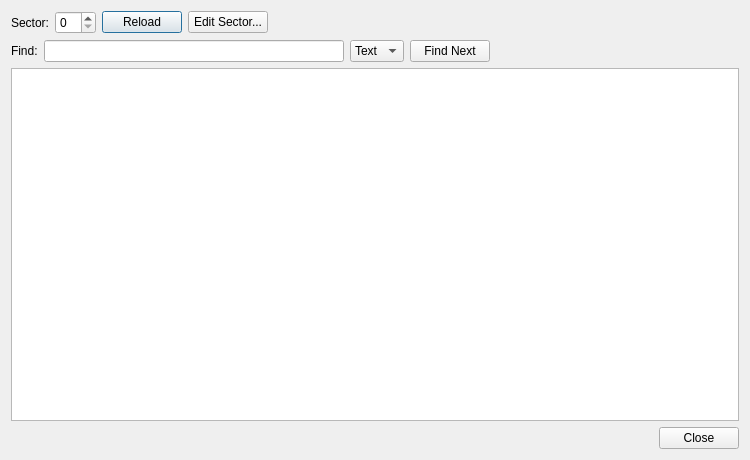
<?xml version="1.0" encoding="UTF-8"?>
<ui version="4.0">
 <class>SectorInspectorDialog</class>
 <widget class="QDialog" name="SectorInspectorDialog">
  <property name="geometry">
   <rect>
    <x>0</x>
    <y>0</y>
    <width>750</width>
    <height>460</height>
   </rect>
  </property>
  <property name="windowTitle">
   <string>Sector Inspector</string>
  </property>
  <layout class="QVBoxLayout" name="verticalLayout">
   <item>
    <layout class="QHBoxLayout" name="topLayout">
     <item>
      <widget class="QLabel" name="label">
       <property name="text">
        <string>Sector:</string>
       </property>
      </widget>
     </item>
     <item>
      <widget class="QSpinBox" name="sectorSpinBox"/>
     </item>
     <item>
      <widget class="QPushButton" name="btnReload">
       <property name="text">
        <string>Reload</string>
       </property>
      </widget>
     </item>
     <item>
      <widget class="QPushButton" name="btnEdit">
       <property name="text">
        <string>Edit Sector...</string>
       </property>
       <property name="icon">
        <iconset resource="../res/icons.qrc">
         <normaloff>:/icons/silk-icons/icons/folder_edit.png</normaloff>:/icons/silk-icons/icons/folder_edit.png</iconset>
       </property>
      </widget>
     </item>
     <item>
      <spacer name="topSpacer">
       <property name="orientation">
        <enum>Qt::Horizontal</enum>
       </property>
       <property name="sizeHint" stdset="0">
        <size>
         <width>40</width>
         <height>20</height>
        </size>
       </property>
      </spacer>
     </item>
    </layout>
   </item>
   <item>
    <layout class="QHBoxLayout" name="searchLayout">
     <item>
      <widget class="QLabel" name="label_2">
       <property name="text">
        <string>Find:</string>
       </property>
      </widget>
     </item>
     <item>
      <widget class="QLineEdit" name="searchLineEdit">
       <property name="minimumSize">
        <size>
         <width>300</width>
         <height>0</height>
        </size>
       </property>
      </widget>
     </item>
     <item>
      <widget class="QComboBox" name="searchTypeCombo">
       <item>
        <property name="text">
         <string>Text</string>
        </property>
       </item>
       <item>
        <property name="text">
         <string>Hex</string>
        </property>
       </item>
      </widget>
     </item>
     <item>
      <widget class="QPushButton" name="btnSearch">
       <property name="text">
        <string>Find Next</string>
       </property>
      </widget>
     </item>
     <item>
      <widget class="QLabel" name="searchStatusLabel">
       <property name="text">
        <string/>
       </property>
      </widget>
     </item>
     <item>
      <spacer name="searchSpacer">
       <property name="orientation">
        <enum>Qt::Horizontal</enum>
       </property>
       <property name="sizeHint" stdset="0">
        <size>
         <width>40</width>
         <height>20</height>
        </size>
       </property>
      </spacer>
     </item>
    </layout>
   </item>
   <item>
    <widget class="QTextEdit" name="textEdit">
     <property name="readOnly">
      <bool>true</bool>
     </property>
    </widget>
   </item>
   <item>
    <widget class="QDialogButtonBox" name="buttonBox">
     <property name="standardButtons">
      <set>QDialogButtonBox::Close</set>
     </property>
    </widget>
   </item>
  </layout>
 </widget>
 <resources>
  <include location="../res/icons.qrc"/>
 </resources>
 <connections/>
</ui>
